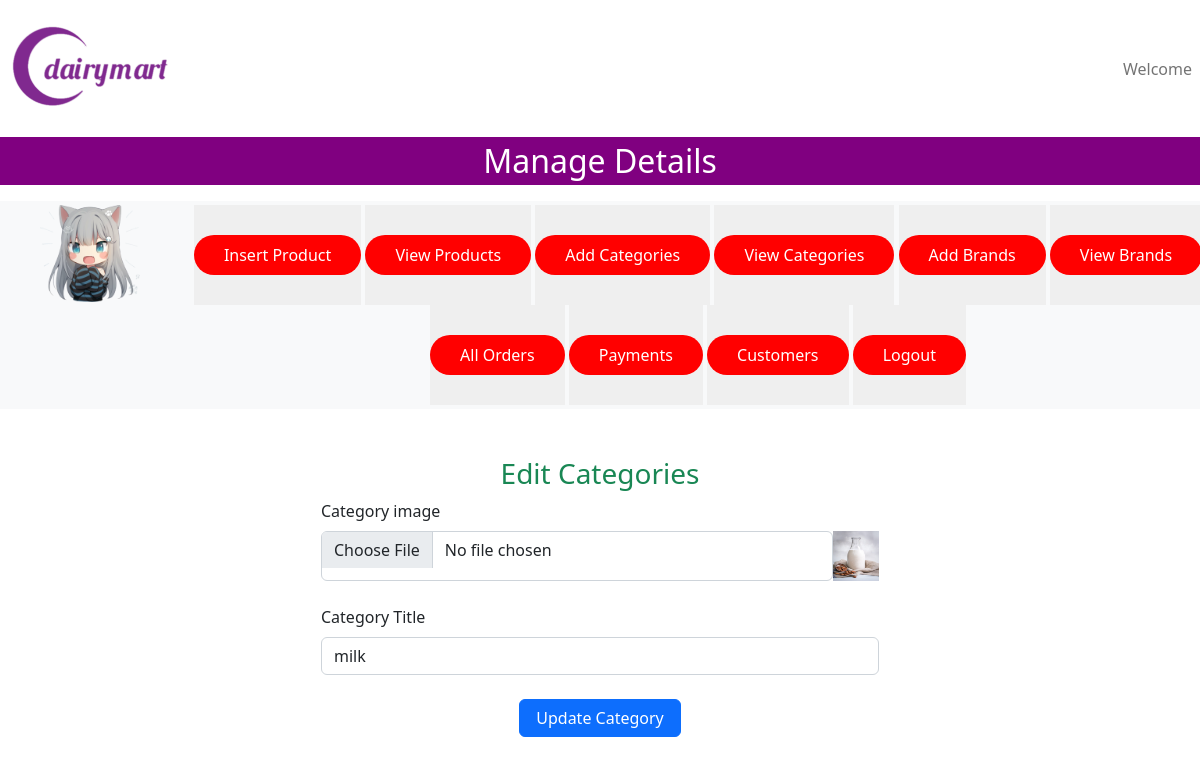
/admin/index.php?edit_categories=1, run on the app's committed database.
### tables this page shows
CREATE TABLE `categories` (
  `category_id` int(11) NOT NULL,
  `category_title` varchar(100) NOT NULL,
  `category_image` varchar(255) NOT NULL
);

### admin/edit_categories.php (the view, shortened to what this page needs)
<?php
if(isset($_GET['edit_categories'])){
    $category_id=$_GET['edit_categories'];
    $get_categories="select * from `categories` where category_id=$category_id";
    $result_categories=mysqli_query($con,$get_categories);
    $row_categories=mysqli_fetch_assoc($result_categories);
    $category_title=$row_categories['category_title'];
    $category_image=$row_categories['category_image'];
}
?>
<h3 class="text-success text-center">Edit Categories</h3>
<form action="" method="post" enctype="multipart/form-data">
    <div class="from-outline w-50 m-auto mb-4">
        <label for="category_image" class="form-label">Category image</label>
        <div class="d-flex">
            <input type="file" id="category_image" name="category_image" class="form-control" required="required">
            <img src="category/<?php echo $category_image ?>" alt="" width="50px" height="50px">
        </div>
    </div>
        <div class="from-outline w-50 m-auto mb-4">
            <label for="categoty_title" class="form-label">Category Title</label>
            <input type="text" id="categoty_title" name="categoty_title" class="form-control" value="<?php echo $category_title ?>" required="required">
        </div>
        <div class="text-center">
            <input type="submit" name="edit_category" class="btn btn-primary px-3 mb-3" value="Update Category">
        </div>
</form>

### admin/style.css (style rules this page uses)
* { margin: 0; padding: 0; }

### data on the page
categories: category_image (picture), categoty_title "milk"
